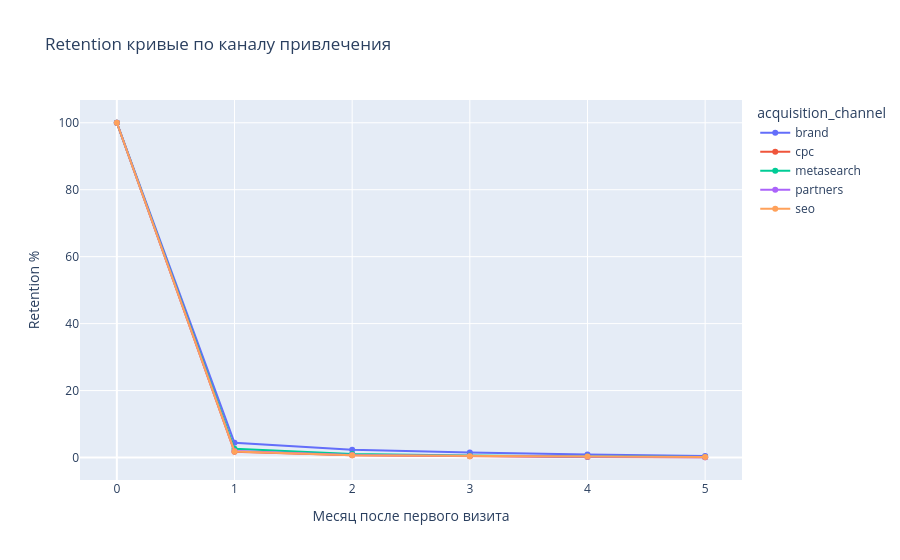

Source (notebook cell):
### Code cell
# Retention по каналу привлечения (первый канал пользователя)
user_channel = df.sort_values('session_datetime').groupby('user_id').first()[['marketing_channel_1']].reset_index()
user_channel.columns = ['user_id','acquisition_channel']

df_c2 = df_c.merge(user_channel, on='user_id')
ch_cohort_size = df_c2[df_c2['offset']==0].groupby('acquisition_channel')['user_id'].nunique()
ch_ret = df_c2.groupby(['acquisition_channel','offset'])['user_id'].nunique().reset_index()
ch_ret = ch_ret.merge(ch_cohort_size.rename('size'), on='acquisition_channel')
ch_ret['retention'] = ch_ret['user_id'] / ch_ret['size'] * 100

fig = px.line(ch_ret, x='offset', y='retention', color='acquisition_channel',
              title='Retention кривые по каналу привлечения',
              labels={'offset':'Месяц после первого визита','retention':'Retention %'},
              markers=True)
fig.show()

### Figure 1 — Plotly figure (JSON) as saved in the notebook; plotly's stock layout.template omitted (floating-point values rounded to 4 significant figures)
{"data": [{"hovertemplate": "acquisition_channel=brand<br>Месяц после первого визита=%{x}<br>Retention %=%{y}<extra></extra>", "legendgroup": "brand", "line": {"color": "#636efa", "dash": "solid"}, "marker": {"symbol": "circle"}, "mode": "lines+markers", "name": "brand", "orientation": "v", "showlegend": true, "type": "scatter", "x": [0, 1, 2, 3, 4, 5], "xaxis": "x", "y": [100.0, 4.412, 2.328, 1.471, 0.89, 0.4832], "yaxis": "y"}, {"hovertemplate": "acquisition_channel=cpc<br>Месяц после первого визита=%{x}<br>Retention %=%{y}<extra></extra>", "legendgroup": "cpc", "line": {"color": "#EF553B", "dash": "solid"}, "marker": {"symbol": "circle"}, "mode": "lines+markers", "name": "cpc", "orientation": "v", "showlegend": true, "type": "scatter", "x": [0, 1, 2, 3, 4, 5], "xaxis": "x", "y": [100.0, 1.719, 0.6956, 0.3535, 0.1748, 0.08065], "yaxis": "y"}, {"hovertemplate": "acquisition_channel=metasearch<br>Месяц после первого визита=%{x}<br>Retention %=%{y}<extra></extra>", "legendgroup": "metasearch", "line": {"color": "#00cc96", "dash": "solid"}, "marker": {"symbol": "circle"}, "mode": "lines+markers", "name": "metasearch", "orientation": "v", "showlegend": true, "type": "scatter", "x": [0, 1, 2, 3, 4, 5], "xaxis": "x", "y": [100.0, 2.602, 1.071, 0.5695, 0.3106, 0.172], "yaxis": "y"}, {"hovertemplate": "acquisition_channel=partners<br>Месяц после первого визита=%{x}<br>Retention %=%{y}<extra></extra>", "legendgroup": "partners", "line": {"color": "#ab63fa", "dash": "solid"}, "marker": {"symbol": "circle"}, "mode": "lines+markers", "name": "partners", "orientation": "v", "showlegend": true, "type": "scatter", "x": [0, 1, 2, 3, 4, 5], "xaxis": "x", "y": [100.0, 1.916, 0.7173, 0.4308, 0.2398, 0.1103], "yaxis": "y"}, {"hovertemplate": "acquisition_channel=seo<br>Месяц после первого визита=%{x}<br>Retention %=%{y}<extra></extra>", "legendgroup": "seo", "line": {"color": "#FFA15A", "dash": "solid"}, "marker": {"symbol": "circle"}, "mode": "lines+markers", "name": "seo", "orientation": "v", "showlegend": true, "type": "scatter", "x": [0, 1, 2, 3, 4, 5], "xaxis": "x", "y": [100.0, 1.812, 0.7041, 0.4099, 0.2699, 0.1414], "yaxis": "y"}], "layout": {"legend": {"title": {"text": "acquisition_channel"}, "tracegroupgap": 0}, "title": {"text": "Retention кривые по каналу привлечения"}, "xaxis": {"anchor": "y", "domain": [0, 1], "title": {"text": "Месяц после первого визита"}}, "yaxis": {"anchor": "x", "domain": [0, 1], "title": {"text": "Retention %"}}}}
